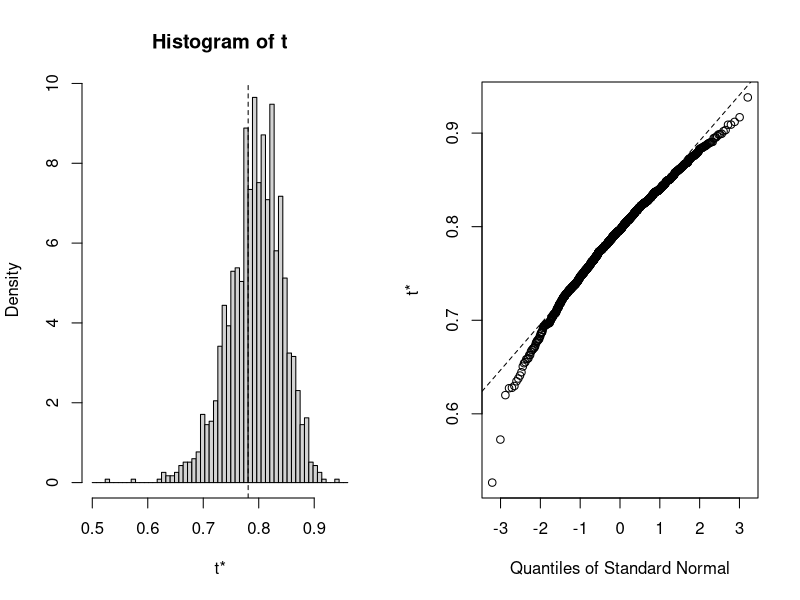

This chart was generated by the following R code:
# Author DataFlair
library(boot)
# Creating Function to obtain R-Squared from the data
r_squared <- function(formula, data, indices) {
  val <- data[indices,] # selecting sample with boot 
  fit <- lm(formula, data=val)
  return(summary(fit)$r.square)
} 
# Performing 1500 replications with boot 
output <- boot(data=mtcars, statistic=r_squared, 
               R=1500, formula=mpg~wt+disp)

# Plotting the output
output 
plot(output)

# Obtaining a confidence interval of 95%
#The bootstrap CI function "boot.ci" returns five different types of confidence intervals:
#norm (Normal Representation), basic, stud (studentized), perc (percentile), bca (bias-corrected, accelerated)
boot.ci(output, type="norm")
boot.ci(output, type="basic")

